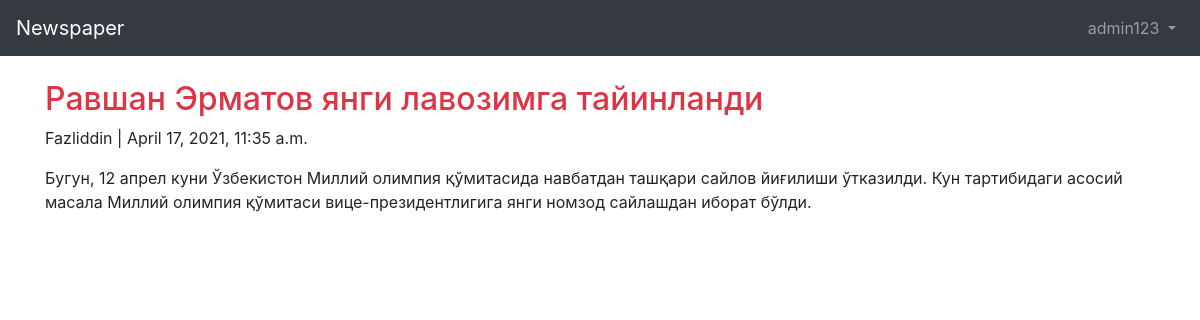
The app's page /articles/2/ (signed in) with its own data.
### users/models.py (models this page shows)
class CustomerUser(AbstractUser):
    age = models.PositiveIntegerField(null=True,blank=True)
    address = models.CharField(max_length=200,null=True,blank=True)
    universitet = models.CharField(max_length=200,null=True,blank=True)

### articles/models.py (models this page shows, shortened)
class Article(models.Model):
    title = models.CharField(max_length=250)
    image = models.ImageField(upload_to='media/',null=True,blank=True)  #new
    body = models.TextField()
    date = models.DateTimeField(auto_now_add=True)
    author = models.ForeignKey(
        get_user_model(),
        on_delete = models.CASCADE,
    )

### articles/views.py (the view)
# urls.py: path('<int:pk>/',ArticleDetailView.as_view(),name='article_detail'),
class ArticleDetailView(DetailView):
    model = Article
    template_name = 'article_detail.html'

### templates/article_detail.html (shortened to what this page needs)
{% extends 'base.html' %}
{% block content%}
<div class="article-entry">
    <h2 class="text-danger">{{object.title}}</h2>
    <p>{{ object.author }} | {{ object.date }}</p>
    <p>{{ object.body }}</p>
</div>
{% if user.is_authenticated and article.author == request.user %}
<p><a href="{% url 'article_edit' article.pk %}"
      class="btn btn-primary">Tahrilash</a>
<a href="{% url 'article_delete' article.pk %}"
   class="btn btn-success">O'chirish</a>
</p>
{% else %}
        <br>
{% endif %}
{% endblock content %}

### templates/base.html (shortened to what this page needs)
<!DOCTYPE html>
<html lang="en">
<head>
<link rel="stylesheet" href="https://stackpath.bootstrapcdn.com/bootstrap/4.1.3/css/bootstrap.min.css"
>
</head>
<body>
<nav class="navbar navbar-expand-md navbar-dark bg-dark mb-4">
    <a class="navbar-brand" href="{% url 'home' %}">Newspaper</a>
<div class="collapse navbar-collapse" id="navbarCollapse">
    {% if user.is_authenticated %}
    <ul class="navbar-nav ml-auto">
        <li class="nav-item">
            <a class="nav-link dropdown-toggle" href="#" id="userMenu" data-toggle="dropdown"
               aria-haspopup="true" aria-expanded="false">
                {{user.username}}
            </a>
        </li>
    </ul>
    {% else %}
    <form class="form-inline ml-auto">
<a href="{% url 'login' %}" class="btn btn-secondary"> Log In </a>
        <a href="{% url 'signup' %}" class="btn btn-primary ml-2">Ro`yxatdan o'tish</a>
    </form>
    {% endif %}
</div>
</nav>
<div class="container">
{% block content %}
{% endblock content %}
</div>
</body>
</html>

### records on screen
CustomerUser: username "admin123"
Article: title "Равшан Эрматов янги лавозимга тайинланди", author "Fazliddin", date "April 17, 2021, 11:35 a.m.", body "Бугун, 12 апрел куни Ўзбекистон Миллий олимпия қўмитасида навбатдан ташқари сайлов йиғилиши ўтказилди. Кун тартибидаги асосий масала Миллий олимпия қўмитаси вице-президентлигига янги номзод сайлашдан иборат бўлди."
